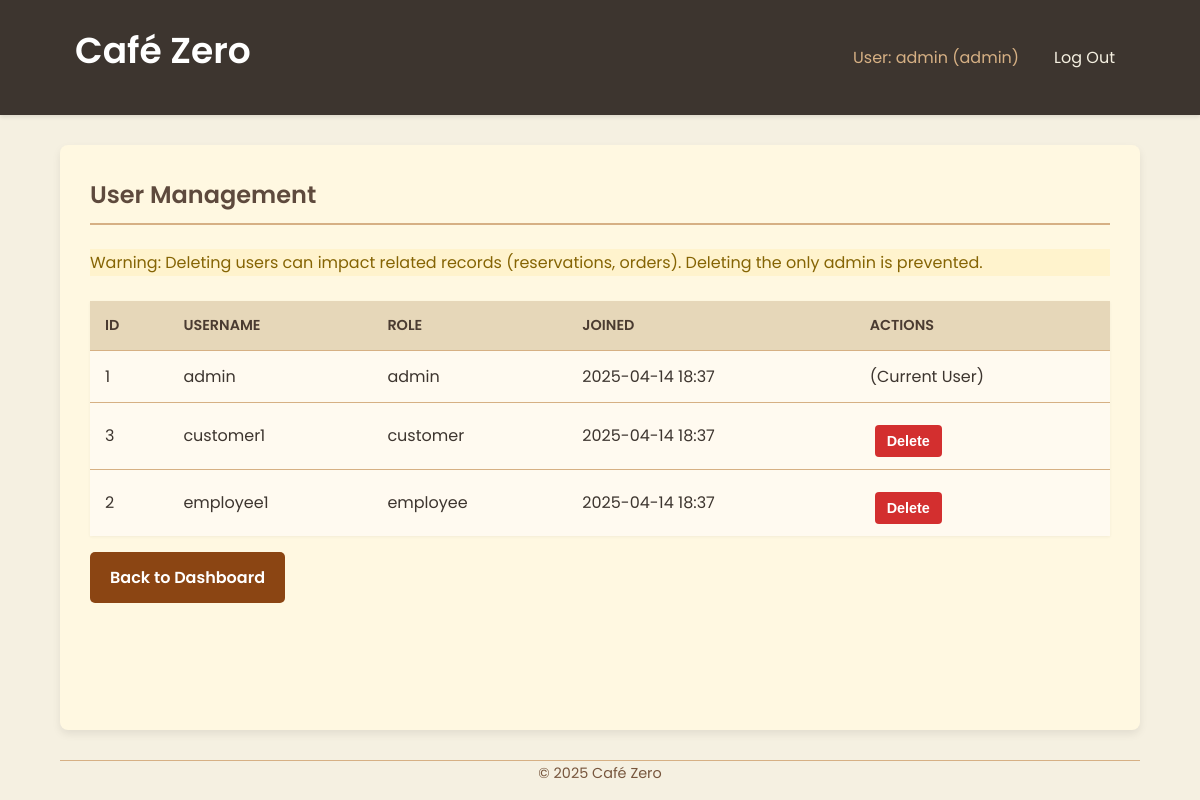
Before: /admin/users (signed in) with the older database file.
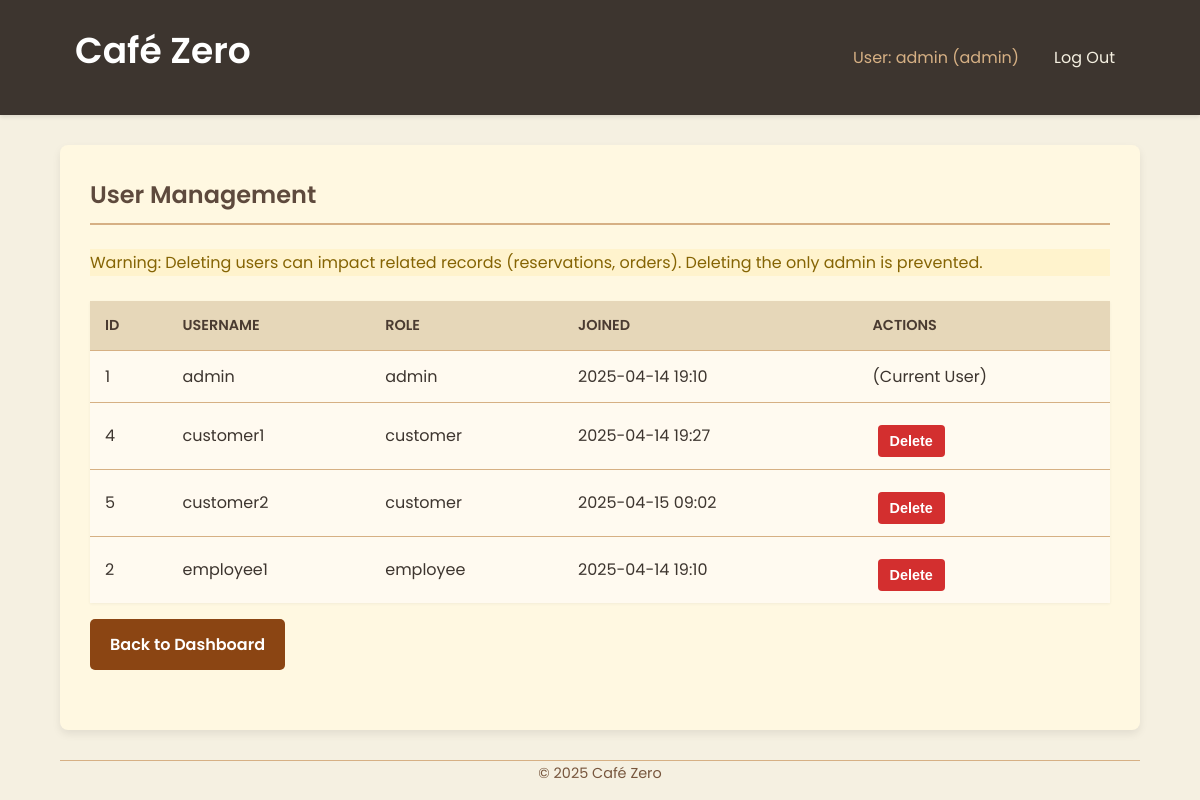
After: the same page with the newer database file.
### tables this page shows
CREATE TABLE users (
            id INTEGER PRIMARY KEY AUTOINCREMENT,
            username TEXT UNIQUE NOT NULL,
            password_hash TEXT NOT NULL,
            role TEXT NOT NULL CHECK(role IN ('customer', 'employee', 'admin')),
            loyalty_points INTEGER DEFAULT 0,
            created_at TIMESTAMP DEFAULT CURRENT_TIMESTAMP
        );

### app.py (the view)
@app.route('/admin/users')
@login_required
@role_required('admin')
def admin_view_users():
    users = []
    db = get_db()
    if not db: return render_template('admin/view_users.html', users=[], error="Database connection failed")
    try:
        cursor = db.execute("SELECT id, username, role, created_at FROM users ORDER BY role, username")
        users = cursor.fetchall()
    except sqlite3.Error as e:
        print(f"DB Error fetching users for admin: {e}")
        flash("Could not fetch user list.", "danger")
    return render_template('admin/view_users.html', users=users)

### app.py (called while the page is built)
def get_db():
    if 'db' not in g:
        try:
            g.db = sqlite3.connect(DATABASE)
            g.db.row_factory = sqlite3.Row # Return rows as dictionary-like objects
            print("Database connection opened.")
        except sqlite3.Error as e:
            print(f"Database connection error: {e}")
            flash("Database connection error. Please try again later.", "danger")
            g.db = None # Ensure db is None if connection failed
    return g.db

@app.context_processor
def inject_current_year():
    return {'current_year': datetime.datetime.now().year}

def login_required(f):
    @wraps(f)
    def decorated_function(*args, **kwargs):
        if 'user_id' not in session:
            flash('Please log in to access this page.', 'warning')
            return redirect(url_for('login'))
        return f(*args, **kwargs)
    return decorated_function

### templates/admin/view_users.html (shortened to what this page needs)
{% extends 'base.html' %}
{% block content %}
  <h2>User Management</h2>
  <p class="flash-warning">Warning: Deleting users can impact related records (reservations, orders). Deleting the only admin is prevented.</p>
  {% if users %}
    <table>
      <thead>
        <tr>
          <th>ID</th>
          <th>Username</th>
          <th>Role</th>
          <th>Joined</th>
          <th>Actions</th>
        </tr>
      </thead>
      <tbody>
        {% for user in users %}
          <tr>
            <td>{{ user['id'] }}</td>
            <td>{{ user['username'] }}</td>
            <td>{{ user['role'] }}</td>
            <td>{{ user['created_at'][:16].replace('T',' ') }}</td>
            <td>
              {% if user['id'] != session['user_id'] %}
                <form action="{{ url_for('admin_delete_user', user_id=user['id']) }}" method="post" style="display: inline;" onsubmit="return confirm('Are you sure you want to delete user {{ user.username }}? This cannot be undone.');">
                    <button type="submit" class="button-delete">Delete</button>
                </form>
              {% else %}
                (Current User)
              {% endif %}
            </td>
          </tr>
        {% endfor %}
      </tbody>
    </table>
  {% else %}
    <p>No users found.</p>
  {% endif %}
  <p><a href="{{ url_for('admin_dashboard') }}" class="button-link mt-2">Back to Dashboard</a></p>
{% endblock %}

Changed rows visible on the page:
removed users: id "3", username "customer1", role "customer", created_at "2025-04-14 18:37"
changed users "admin": created_at "2025-04-14 18:37" → "2025-04-14 19:10"
added users: id "4", username "customer1", role "customer", created_at "2025-04-14 19:27"
added users: id "5", username "customer2", role "customer", created_at "2025-04-15 09:02"
changed users "employee1": created_at "2025-04-14 18:37" → "2025-04-14 19:10"
